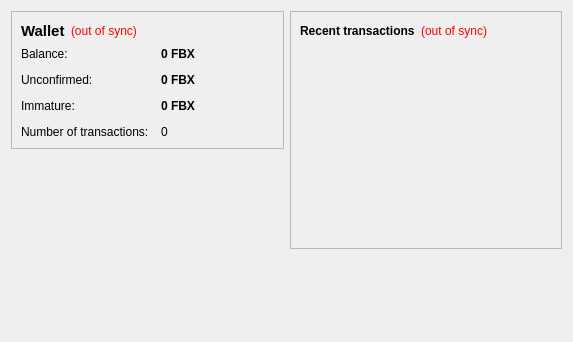
<?xml version="1.0" encoding="UTF-8"?>
<ui version="4.0">
 <class>OverviewPage</class>
 <widget class="QWidget" name="OverviewPage">
  <property name="geometry">
   <rect>
    <x>0</x>
    <y>0</y>
    <width>573</width>
    <height>342</height>
   </rect>
  </property>
  <property name="windowTitle">
   <string>Form</string>
  </property>
  <layout class="QHBoxLayout" name="horizontalLayout" stretch="1,1">
   <item>
    <layout class="QVBoxLayout" name="verticalLayout_2">
     <item>
      <widget class="QFrame" name="frame">
       <property name="frameShape">
        <enum>QFrame::StyledPanel</enum>
       </property>
       <property name="frameShadow">
        <enum>QFrame::Raised</enum>
       </property>
       <layout class="QVBoxLayout" name="verticalLayout_4">
        <item>
         <layout class="QHBoxLayout" name="horizontalLayout_4">
          <item>
           <widget class="QLabel" name="label_5">
            <property name="font">
             <font>
              <pointsize>11</pointsize>
              <weight>75</weight>
              <bold>true</bold>
             </font>
            </property>
            <property name="text">
             <string>Wallet</string>
            </property>
           </widget>
          </item>
          <item>
           <widget class="QLabel" name="labelWalletStatus">
            <property name="toolTip">
             <string>The displayed information may be out of date. Your wallet automatically synchronizes with the Fairbrix network after a connection is established, but this process has not completed yet.</string>
            </property>
            <property name="styleSheet">
             <string notr="true">QLabel { color: red; }</string>
            </property>
            <property name="text">
             <string notr="true">(out of sync)</string>
            </property>
            <property name="alignment">
             <set>Qt::AlignLeading|Qt::AlignLeft|Qt::AlignVCenter</set>
            </property>
           </widget>
          </item>
          <item>
           <spacer name="horizontalSpacer_2">
            <property name="orientation">
             <enum>Qt::Horizontal</enum>
            </property>
            <property name="sizeHint" stdset="0">
             <size>
              <width>40</width>
              <height>20</height>
             </size>
            </property>
           </spacer>
          </item>
         </layout>
        </item>
        <item>
         <layout class="QFormLayout" name="formLayout_2">
          <property name="fieldGrowthPolicy">
           <enum>QFormLayout::AllNonFixedFieldsGrow</enum>
          </property>
          <property name="horizontalSpacing">
           <number>12</number>
          </property>
          <property name="verticalSpacing">
           <number>12</number>
          </property>
          <item row="0" column="0">
           <widget class="QLabel" name="label">
            <property name="text">
             <string>Balance:</string>
            </property>
           </widget>
          </item>
          <item row="0" column="1">
           <widget class="QLabel" name="labelBalance">
            <property name="font">
             <font>
              <weight>75</weight>
              <bold>true</bold>
             </font>
            </property>
            <property name="cursor">
             <cursorShape>IBeamCursor</cursorShape>
            </property>
            <property name="toolTip">
             <string>Your current balance</string>
            </property>
            <property name="text">
             <string notr="true">0 FBX</string>
            </property>
            <property name="textInteractionFlags">
             <set>Qt::LinksAccessibleByMouse|Qt::TextSelectableByKeyboard|Qt::TextSelectableByMouse</set>
            </property>
           </widget>
          </item>
          <item row="1" column="0">
           <widget class="QLabel" name="label_3">
            <property name="text">
             <string>Unconfirmed:</string>
            </property>
           </widget>
          </item>
          <item row="1" column="1">
           <widget class="QLabel" name="labelUnconfirmed">
            <property name="font">
             <font>
              <weight>75</weight>
              <bold>true</bold>
             </font>
            </property>
            <property name="cursor">
             <cursorShape>IBeamCursor</cursorShape>
            </property>
            <property name="toolTip">
             <string>Total of transactions that have yet to be confirmed, and do not yet count toward the current balance</string>
            </property>
            <property name="text">
             <string notr="true">0 FBX</string>
            </property>
            <property name="textInteractionFlags">
             <set>Qt::LinksAccessibleByMouse|Qt::TextSelectableByKeyboard|Qt::TextSelectableByMouse</set>
            </property>
           </widget>
          </item>
          <item row="3" column="0">
           <widget class="QLabel" name="label_2">
            <property name="text">
             <string>Number of transactions:</string>
            </property>
           </widget>
          </item>
          <item row="3" column="1">
           <widget class="QLabel" name="labelNumTransactions">
            <property name="toolTip">
             <string>Total number of transactions in wallet</string>
            </property>
            <property name="text">
             <string notr="true">0</string>
            </property>
           </widget>
          </item>
          <item row="2" column="0">
           <widget class="QLabel" name="labelImmatureText">
            <property name="text">
             <string>Immature:</string>
            </property>
           </widget>
          </item>
          <item row="2" column="1">
           <widget class="QLabel" name="labelImmature">
            <property name="font">
             <font>
              <weight>75</weight>
              <bold>true</bold>
             </font>
            </property>
            <property name="toolTip">
             <string>Mined balance that has not yet matured</string>
            </property>
            <property name="text">
             <string notr="true">0 FBX</string>
            </property>
            <property name="textInteractionFlags">
             <set>Qt::LinksAccessibleByMouse|Qt::TextSelectableByKeyboard|Qt::TextSelectableByMouse</set>
            </property>
           </widget>
          </item>
         </layout>
        </item>
       </layout>
      </widget>
     </item>
     <item>
      <spacer name="verticalSpacer">
       <property name="orientation">
        <enum>Qt::Vertical</enum>
       </property>
       <property name="sizeHint" stdset="0">
        <size>
         <width>20</width>
         <height>40</height>
        </size>
       </property>
      </spacer>
     </item>
    </layout>
   </item>
   <item>
    <layout class="QVBoxLayout" name="verticalLayout_3">
     <item>
      <widget class="QFrame" name="frame_2">
       <property name="frameShape">
        <enum>QFrame::StyledPanel</enum>
       </property>
       <property name="frameShadow">
        <enum>QFrame::Raised</enum>
       </property>
       <layout class="QVBoxLayout" name="verticalLayout">
        <item>
         <layout class="QHBoxLayout" name="horizontalLayout_2">
          <item>
           <widget class="QLabel" name="label_4">
            <property name="text">
             <string>&lt;b&gt;Recent transactions&lt;/b&gt;</string>
            </property>
           </widget>
          </item>
          <item>
           <widget class="QLabel" name="labelTransactionsStatus">
            <property name="toolTip">
             <string>The displayed information may be out of date. Your wallet automatically synchronizes with the Fairbrix network after a connection is established, but this process has not completed yet.</string>
            </property>
            <property name="styleSheet">
             <string notr="true">QLabel { color: red; }</string>
            </property>
            <property name="text">
             <string notr="true">(out of sync)</string>
            </property>
            <property name="alignment">
             <set>Qt::AlignRight|Qt::AlignTrailing|Qt::AlignVCenter</set>
            </property>
           </widget>
          </item>
          <item>
           <spacer name="horizontalSpacer">
            <property name="orientation">
             <enum>Qt::Horizontal</enum>
            </property>
            <property name="sizeHint" stdset="0">
             <size>
              <width>40</width>
              <height>20</height>
             </size>
            </property>
           </spacer>
          </item>
         </layout>
        </item>
        <item>
         <widget class="QListView" name="listTransactions">
          <property name="styleSheet">
           <string notr="true">QListView { background: transparent; }</string>
          </property>
          <property name="frameShape">
           <enum>QFrame::NoFrame</enum>
          </property>
          <property name="verticalScrollBarPolicy">
           <enum>Qt::ScrollBarAlwaysOff</enum>
          </property>
          <property name="horizontalScrollBarPolicy">
           <enum>Qt::ScrollBarAlwaysOff</enum>
          </property>
          <property name="selectionMode">
           <enum>QAbstractItemView::NoSelection</enum>
          </property>
         </widget>
        </item>
       </layout>
      </widget>
     </item>
     <item>
      <spacer name="verticalSpacer_2">
       <property name="orientation">
        <enum>Qt::Vertical</enum>
       </property>
       <property name="sizeHint" stdset="0">
        <size>
         <width>20</width>
         <height>40</height>
        </size>
       </property>
      </spacer>
     </item>
    </layout>
   </item>
  </layout>
 </widget>
 <resources/>
 <connections/>
</ui>
